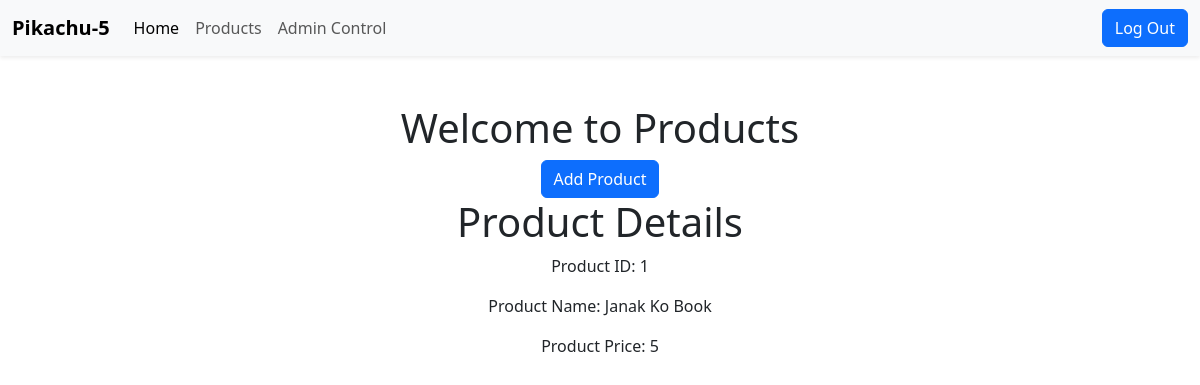
Page /products.php?product=1 (signed in) on the committed database.
### tables this page shows
CREATE TABLE `products` (
  `id` int(11) NOT NULL,
  `name` varchar(20) NOT NULL,
  `price` varchar(20) NOT NULL,
  `status` varchar(20) NOT NULL DEFAULT 'visible'
);

### products.php (the view, shortened to what this page needs)
<?php
if (isset($_COOKIE['username'])) { ?>
<!DOCTYPE html>
<html lang="en">
<head>
      <?php include './styles/styles.php';?>
</head>
<body>
      <?php include './components/navbar.php';?>
      <div class="container d-flex-col justify-content-center text-center align-items-center p-5 m-6">
            <div class="container">
                  <h1 class="text-center">Welcome to Products</h1>
                  <a href='new-product.php' class="btn btn-primary">Add Product</a>
            </div>
            <div class="container">
                  <?php
                   include './db/db.php';
                  if (!$_GET) {
                        $query = "SELECT * FROM pikachu.products WHERE status='visible'";
                        $result = mysqli_query($conn, $query);
                              echo "<div class='container d-flex-row '>";
                              echo " <div class='row row-cols-3'>";
                              while ($row = mysqli_fetch_assoc($result)) {
                              echo "<div class='col'>";
                              echo "<div class='card m-3 p-3'>";
                              echo "<p>Product Name: ".$row['name']."</p>";
                              echo "<p>Product Price: ".$row['price']."</p>";
                              echo "<a href='products.php?product=".$row['id']."'>View Product</a>";
                              echo "</div>";
                             echo "</div>";
                              }
                              echo "</div>";
                              echo "</div>";
                  }else{
                             $product_id = $_GET['product'];
                              $query = "SELECT * FROM pikachu.products WHERE id='$product_id' AND status='visible'";
                              $result = mysqli_query($conn, $query);
                              $row = mysqli_fetch_assoc($result);
                              if ($row) {
                                    echo "<div class='container'>";
                                    echo "<h1>Product Details</h1>";
                                    echo "<p>Product ID: ".$row['id']."</p>";
                                    echo "<p>Product Name: ".$row['name']."</p>";
                                    echo "<p>Product Price: ".$row['price']."</p>";
                                    echo "</div>";
                              } else {
                                    echo "Product Not Found";
                              }
                  }
                  ?>
            </div>
      </div>
</body>
</html>
<?php } else {
      header('Location: ./index.php');
} ?>

### rows in the picture
products: id "1", name "Janak Ko Book", price "5"
